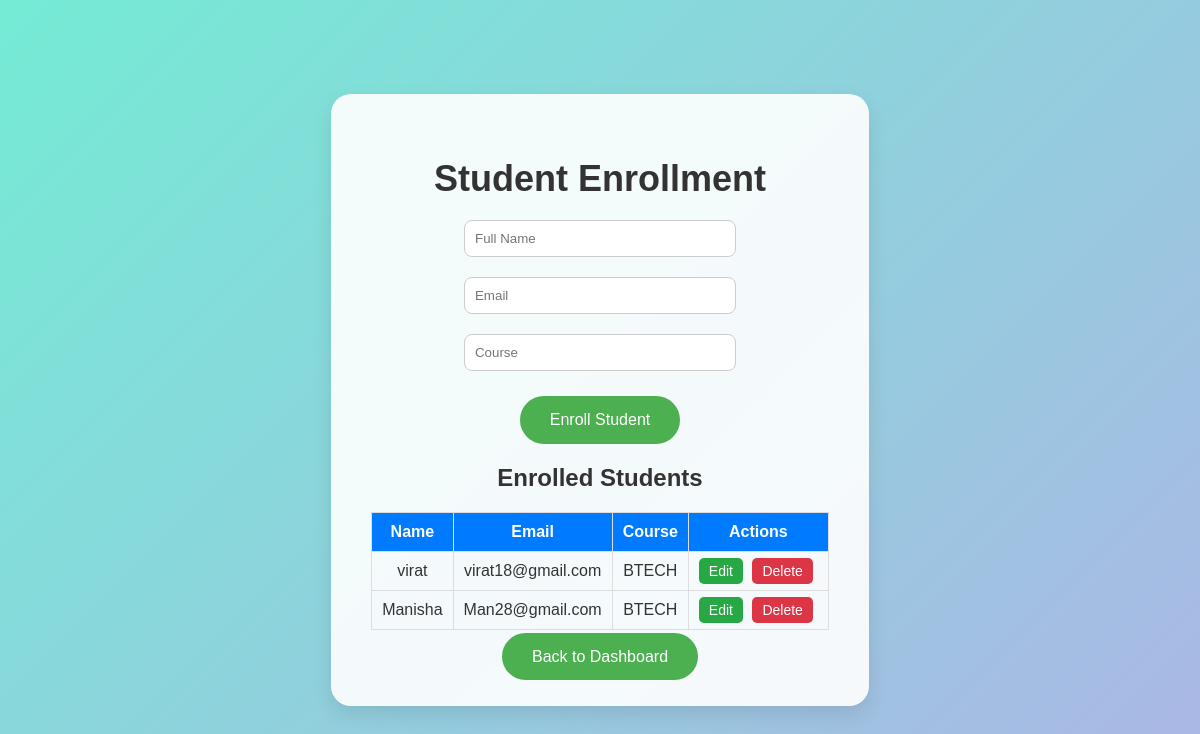
The app's page /enrollment with its own data.
### tables this page shows
CREATE TABLE students (
            id INTEGER PRIMARY KEY AUTOINCREMENT,
            name TEXT NOT NULL,
            email TEXT NOT NULL,
            course TEXT NOT NULL
        );

### app.py (the view, shortened to what this page needs)
@app.route('/enrollment', methods=['GET', 'POST'])
def enrollment():
    conn = sqlite3.connect('students.db')
    cursor = conn.cursor()
    edit_id = request.args.get('edit')
    edit_student = None
    if edit_id:
        cursor.execute('SELECT * FROM students WHERE id=?', (edit_id,))
        edit_student = cursor.fetchone()
    cursor.execute('SELECT * FROM students')
    students = cursor.fetchall()
    conn.close()
    return render_template('enrollment.html', students=students, edit_student=edit_student)

### templates/enrollment.html (shortened to what this page needs)
<!DOCTYPE html>
<html>
<head>
    <link rel="stylesheet" href="{{ url_for('static', filename='style.css') }}">
</head>
<body>
    <div class="container">
        <h1>Student Enrollment</h1>
        <form action="/enrollment" method="post" class="enroll-form">
            <input type="text" name="name" placeholder="Full Name" required
                   value="{{ edit_student[1] if edit_student else '' }}"><br>
            <input type="email" name="email" placeholder="Email" required
                   value="{{ edit_student[2] if edit_student else '' }}"><br>
            <input type="text" name="course" placeholder="Course" required
                   value="{{ edit_student[3] if edit_student else '' }}"><br>
            <button type="submit" class="btn">
                {{ 'Update Student' if edit_student else 'Enroll Student' }}
            </button>
        </form>
        <h2>Enrolled Students</h2>
        <table>
            <tr>
                <th>Name</th>
                <th>Email</th>
                <th>Course</th>
                <th>Actions</th>
            </tr>
            {% for student in students %}
            <tr>
                <td>{{ student[1] }}</td>
                <td>{{ student[2] }}</td>
                <td>{{ student[3] }}</td>
                <td>
                    <a href="{{ url_for('enrollment') }}?edit={{ student[0] }}" class="btn-small">Edit</a>
                    <a href="{{ url_for('delete', id=student[0]) }}" class="btn-small danger"
                       onclick="return confirm('Are you sure you want to delete this student?')">Delete</a>
                </td>
            </tr>
            {% endfor %}
        </table>
        <br>
        <a href="{{ url_for('dashboard') }}" class="btn">Back to Dashboard</a>
    </div>
</body>
</html>

### static/style.css (style rules this page uses)
body { margin: 0; padding: 0; font-family: 'Poppins', sans-serif; background: linear-gradient(135deg, #74ebd5, #ACB6E5); height: 100vh; display: flex; align-items: center; justify-content: center; color: #333; animation: fadeIn 2s ease-in; }
.container { text-align: center; background-color: rgba(255, 255, 255, 0.9); padding: 40px; border-radius: 20px; box-shadow: 0 8px 20px rgba(0, 0, 0, 0.1); }
h1 { font-size: 36px; margin-bottom: 10px; color: #333; }
.btn { background-color: #4CAF50; color: white; padding: 15px 30px; font-size: 16px; border: none; border-radius: 50px; cursor: pointer; transition: background-color 0.4s ease; text-decoration: none; }
.enroll-form input { padding: 10px; margin: 10px; width: 250px; border-radius: 8px; border: 1px solid #ccc; }
.enroll-form button { margin-top: 15px; }
table { width: 100%; border-collapse: collapse; margin-top: 20px; }
table th, table td { border: 1px solid #ddd; padding: 10px; }
table th { background-color: #007BFF; color: white; }
.btn-small { padding: 5px 10px; margin-right: 5px; text-decoration: none; background-color: #28a745; color: white; border-radius: 5px; font-size: 14px; }
.btn-small.danger { background-color: #dc3545; }

### records on screen
students: name "virat", email "virat18@gmail.com", course "BTECH"
students: name "Manisha", email "Man28@gmail.com", course "BTECH"

### other values on screen
{{ 'Update Student' if edit_student else 'Enroll Student' }} "Enroll Student"
